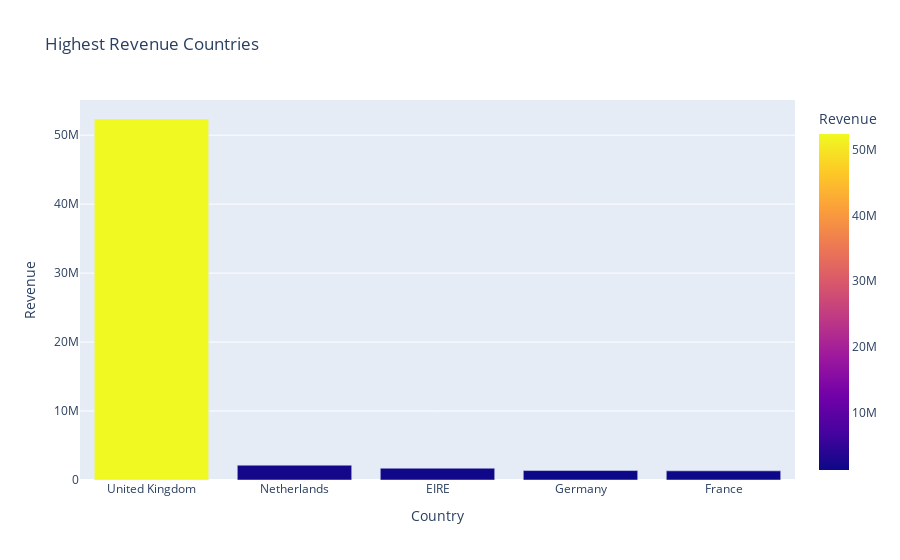

The notebook cell saved with this chart:
### Code cell
# Grouping Country and Revenue
top_revenue = df_surplus.groupby(['Country'])['Revenue'].sum().reset_index()
top_revenue = top_revenue.sort_values(by=['Revenue'], ascending = False)

# Creating Diagram Bar to determine which country has top revenue
fig = px.bar(top_revenue.head(5), x='Country', y='Revenue', color='Revenue', title='Highest Revenue Countries')
fig.update_xaxes(title='Country')
fig.update_yaxes(title='Revenue')
fig.show()

### Figure 1 — Plotly figure (JSON) as saved in the notebook; plotly's stock layout.template omitted (floating-point values rounded to 4 significant figures)
{"data": [{"alignmentgroup": "True", "hovertemplate": "Country=%{x}<br>Revenue=%{marker.color}<extra></extra>", "legendgroup": "", "marker": {"color": [52350000.0, 2152000.0, 1712000.0, 1370000.0, 1330000.0], "coloraxis": "coloraxis", "pattern": {"shape": ""}}, "name": "", "offsetgroup": "", "orientation": "v", "showlegend": false, "textposition": "auto", "type": "bar", "x": ["United Kingdom", "Netherlands", "EIRE", "Germany", "France"], "xaxis": "x", "y": [52350000.0, 2152000.0, 1712000.0, 1370000.0, 1330000.0], "yaxis": "y"}], "layout": {"barmode": "relative", "coloraxis": {"colorbar": {"title": {"text": "Revenue"}}, "colorscale": [[0, "#0d0887"], [0.1111, "#46039f"], [0.2222, "#7201a8"], [0.3333, "#9c179e"], [0.4444, "#bd3786"], [0.5556, "#d8576b"], [0.6667, "#ed7953"], [0.7778, "#fb9f3a"], [0.8889, "#fdca26"], [1, "#f0f921"]]}, "legend": {"tracegroupgap": 0}, "title": {"text": "Highest Revenue Countries"}, "xaxis": {"anchor": "y", "domain": [0, 1], "title": {"text": "Country"}}, "yaxis": {"anchor": "x", "domain": [0, 1], "title": {"text": "Revenue"}}}}
